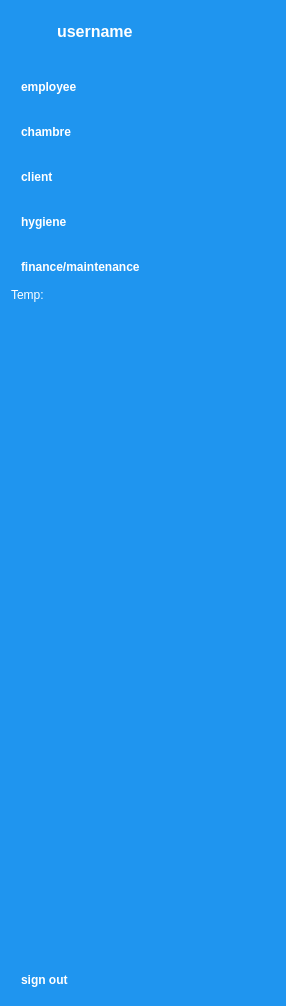
   <widget class="QWidget" name="sidebar" native="true">
    <property name="geometry">
     <rect>
      <x>65</x>
      <y>10</y>
      <width>286</width>
      <height>1006</height>
     </rect>
    </property>
    <property name="styleSheet">
     <string notr="true">QWidget{
	color:white;
	background-color: rgb(31, 149, 239);
}

QPushButton{

color:white;
text-align:left;
height:30px;
border:none;
padding-left:10px;
border-top-left-radius:10px;
border-bottom-left-radius:10px;
}


QPushButton:checked{
background-color:#F5FAFE;
color:#1F95EF;
font-weight:bold;
}
</string>
    </property>
    <layout class="QVBoxLayout" name="verticalLayout_24">
     <property name="rightMargin">
      <number>0</number>
     </property>
     <item>
      <layout class="QHBoxLayout" name="horizontalLayout_62">
       <property name="rightMargin">
        <number>20</number>
       </property>
       <item>
        <widget class="QLabel" name="label_48">
         <property name="minimumSize">
          <size>
           <width>40</width>
           <height>40</height>
          </size>
         </property>
         <property name="maximumSize">
          <size>
           <width>40</width>
           <height>40</height>
          </size>
         </property>
         <property name="text">
          <string/>
         </property>
         <property name="pixmap">
          <pixmap>../../Downloads/wetransfer_sans_titre21_2024-11-27_1950/sans_titre21/images/image (5).png</pixmap>
         </property>
         <property name="scaledContents">
          <bool>true</bool>
         </property>
        </widget>
       </item>
       <item>
        <widget class="QLabel" name="label_67">
         <property name="font">
          <font>
           <pointsize>12</pointsize>
           <weight>75</weight>
           <bold>true</bold>
          </font>
         </property>
         <property name="text">
          <string>username</string>
         </property>
        </widget>
       </item>
      </layout>
     </item>
     <item>
      <layout class="QVBoxLayout" name="verticalLayout_25">
       <property name="spacing">
        <number>15</number>
       </property>
       <property name="topMargin">
        <number>15</number>
       </property>
       <item>
        <widget class="QPushButton" name="page1Button_4">
         <property name="font">
          <font>
           <weight>75</weight>
           <bold>true</bold>
          </font>
         </property>
         <property name="text">
          <string>employee</string>
         </property>
         <property name="icon">
          <iconset>
           <normaloff>:/images/images/912267.png</normaloff>:/images/images/912267.png</iconset>
         </property>
         <property name="iconSize">
          <size>
           <width>30</width>
           <height>30</height>
          </size>
         </property>
         <property name="checkable">
          <bool>true</bool>
         </property>
         <property name="autoExclusive">
          <bool>true</bool>
         </property>
        </widget>
       </item>
       <item>
        <widget class="QPushButton" name="page2Button_4">
         <property name="font">
          <font>
           <weight>75</weight>
           <bold>true</bold>
          </font>
         </property>
         <property name="text">
          <string>chambre</string>
         </property>
         <property name="icon">
          <iconset>
           <normaloff>:/images/images/images (2).png</normaloff>:/images/images/images (2).png</iconset>
         </property>
         <property name="iconSize">
          <size>
           <width>30</width>
           <height>30</height>
          </size>
         </property>
         <property name="checkable">
          <bool>true</bool>
         </property>
         <property name="autoExclusive">
          <bool>true</bool>
         </property>
        </widget>
       </item>
       <item>
        <widget class="QPushButton" name="page3Button_4">
         <property name="font">
          <font>
           <weight>75</weight>
           <bold>true</bold>
          </font>
         </property>
         <property name="text">
          <string>client</string>
         </property>
         <property name="icon">
          <iconset>
           <normaloff>:/images/images/6009864.png</normaloff>:/images/images/6009864.png</iconset>
         </property>
         <property name="iconSize">
          <size>
           <width>30</width>
           <height>30</height>
          </size>
         </property>
         <property name="checkable">
          <bool>true</bool>
         </property>
         <property name="autoExclusive">
          <bool>true</bool>
         </property>
        </widget>
       </item>
       <item>
        <widget class="QPushButton" name="page4Button_4">
         <property name="font">
          <font>
           <weight>75</weight>
           <bold>true</bold>
          </font>
         </property>
         <property name="text">
          <string>hygiene</string>
         </property>
         <property name="icon">
          <iconset>
           <normaloff>:/m/m/images (3).png</normaloff>:/m/m/images (3).png</iconset>
         </property>
         <property name="iconSize">
          <size>
           <width>30</width>
           <height>30</height>
          </size>
         </property>
         <property name="checkable">
          <bool>true</bool>
         </property>
         <property name="autoExclusive">
          <bool>true</bool>
         </property>
        </widget>
       </item>
       <item>
        <widget class="QPushButton" name="page5Button_4">
         <property name="font">
          <font>
           <weight>75</weight>
           <bold>true</bold>
          </font>
         </property>
         <property name="text">
          <string>finance/maintenance</string>
         </property>
         <property name="icon">
          <iconset>
           <normaloff>:/im/im/images (3).png</normaloff>:/im/im/images (3).png</iconset>
         </property>
         <property name="iconSize">
          <size>
           <width>30</width>
           <height>30</height>
          </size>
         </property>
         <property name="checkable">
          <bool>true</bool>
         </property>
         <property name="autoExclusive">
          <bool>true</bool>
         </property>
        </widget>
       </item>
      </layout>
     </item>
     <item>
      <widget class="QLabel" name="temp">
       <property name="text">
        <string>Temp:</string>
       </property>
      </widget>
     </item>
     <item>
      <widget class="QLabel" name="label_68">
       <property name="minimumSize">
        <size>
         <width>275</width>
         <height>183</height>
        </size>
       </property>
       <property name="text">
        <string/>
       </property>
       <property name="pixmap">
        <pixmap>../../Downloads/wetransfer_sans_titre21_2024-11-27_1950/sans_titre21/m/images (4).jpeg</pixmap>
       </property>
      </widget>
     </item>
     <item>
      <spacer name="verticalSpacer_8">
       <property name="orientation">
        <enum>Qt::Vertical</enum>
       </property>
       <property name="sizeHint" stdset="0">
        <size>
         <width>20</width>
         <height>475</height>
        </size>
       </property>
      </spacer>
     </item>
     <item>
      <widget class="QPushButton" name="pushButton_199">
       <property name="font">
        <font>
         <weight>75</weight>
         <bold>true</bold>
        </font>
       </property>
       <property name="text">
        <string>sign out</string>
       </property>
       <property name="icon">
        <iconset>
         <normaloff>:/images/log_out_white.png</normaloff>:/images/log_out_white.png</iconset>
       </property>
       <property name="iconSize">
        <size>
         <width>30</width>
         <height>30</height>
        </size>
       </property>
      </widget>
     </item>
    </layout>
   </widget>
